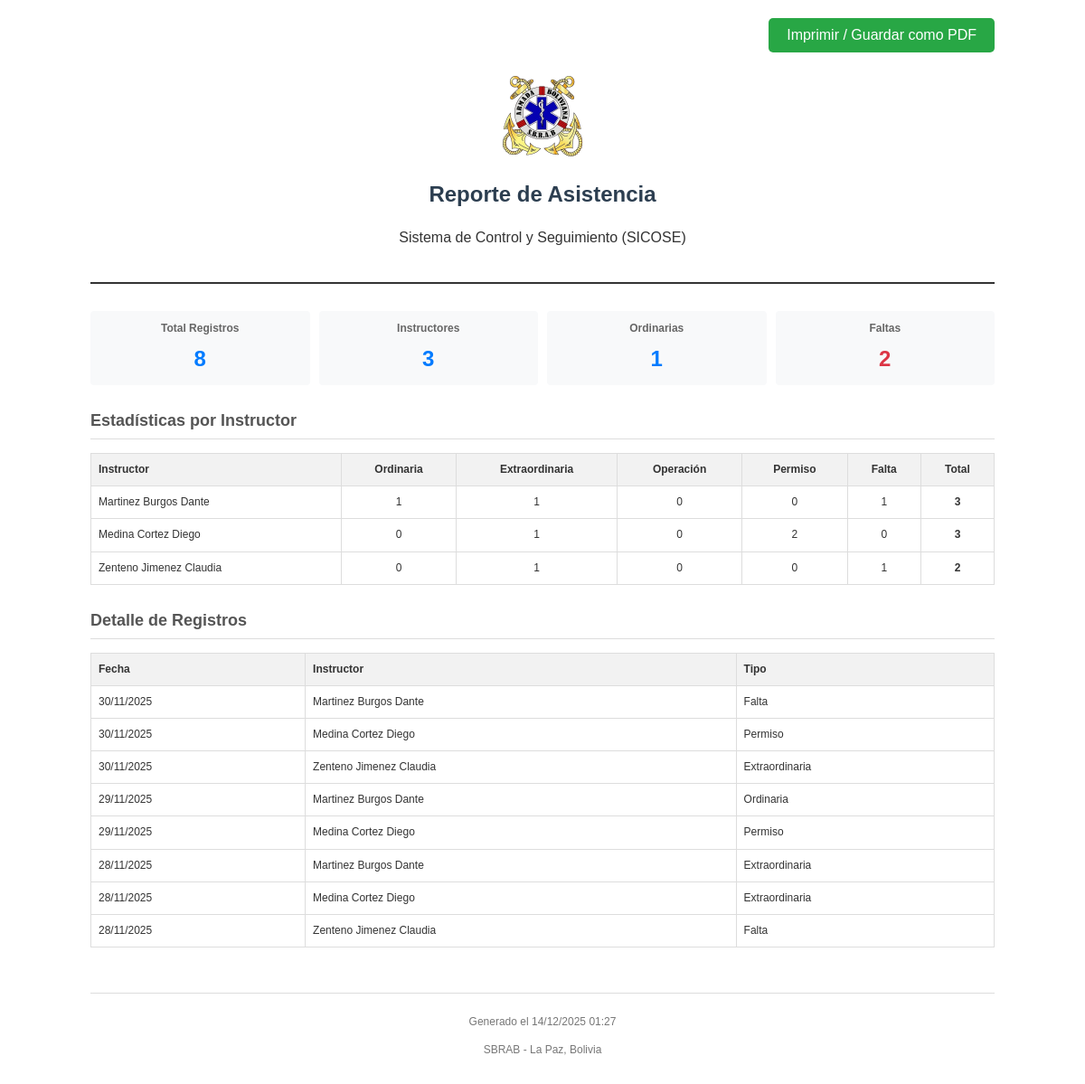
Screenshot of /dashboard/pages/generar_reporte_asis.php with the database file from the repository.
### tables this page shows
CREATE TABLE asistencia (
        id INTEGER PRIMARY KEY AUTOINCREMENT,
        instructor_id INTEGER NOT NULL,
        fecha DATE NOT NULL,
        tipo VARCHAR(50) NOT NULL,
        FOREIGN KEY (instructor_id) REFERENCES instructores(id)
    );

CREATE TABLE instructores (
    id INTEGER PRIMARY KEY AUTOINCREMENT,
    codigo TEXT NOT NULL UNIQUE,
    grado TEXT NOT NULL,
    nombres TEXT NOT NULL,
    apellido_paterno TEXT NOT NULL,
    apellido_materno TEXT NOT NULL,
    cedula TEXT NOT NULL,
    fecha_nacimiento DATE NOT NULL,
    especialidad TEXT NOT NULL,
    estado TEXT NOT NULL
);

### dashboard/pages/generar_reporte_asis.php (the view, shortened to what this page needs)
<?php
require_once 'data/db.php';
$params = [];
$registros = [];
try {
    $sql = "SELECT a.*, i.nombres, i.apellido_paterno, i.apellido_materno
            FROM asistencia a
            INNER JOIN instructores i ON a.instructor_id = i.id";
    $sql .= " ORDER BY a.fecha DESC, i.apellido_paterno ASC";
    $stmt = $pdo->prepare($sql);
    $stmt->execute($params);
    $registros = $stmt->fetchAll(PDO::FETCH_ASSOC);
} catch (PDOException $e) {
    die("Error al cargar datos: " . $e->getMessage());
}
$estadisticas = [];
if (!empty($registros)) {
    foreach ($registros as $registro) {
        $id = $registro['instructor_id'];
        $nombre_completo = $registro['apellido_paterno'] . ' ' . $registro['apellido_materno'] . ' ' . $registro['nombres'];
        if (!isset($estadisticas[$id])) {
            $estadisticas[$id] = [
                'nombre' => $nombre_completo,
                'Ordinaria' => 0,
                'Extraordinaria' => 0,
                'Operación' => 0,
                'Permiso' => 0,
                'Falta' => 0,
                'total' => 0
            ];
        }
        $estadisticas[$id][$registro['tipo']]++;
        $estadisticas[$id]['total']++;
    }
}
?>
<!DOCTYPE html>
<html lang="es">
<head>
</head>
<body>
    <div class="no-print" style="text-align: right;">
        <button onclick="window.print()" class="btn-print">Imprimir / Guardar como PDF</button>
    </div>
    <div class="header">
        <img src="../images/sbrab_escudo.png" alt="Logo SBRAB" class="logo">
        <h1>Reporte de Asistencia</h1>
        <p>Sistema de Control y Seguimiento (SICOSE)</p>
    </div>
    <?php if (!empty($registros)): ?>
        <div class="stats-summary">
            <div class="stat-box">
                <h3>Total Registros</h3>
                <div class="value"><?= count($registros) ?></div>
            </div>
            <div class="stat-box">
                <h3>Instructores</h3>
                <div class="value"><?= count($estadisticas) ?></div>
            </div>
            <div class="stat-box">
                <h3>Ordinarias</h3>
                <div class="value"><?= array_sum(array_column($estadisticas, 'Ordinaria')) ?></div>
            </div>
            <div class="stat-box">
                <h3>Faltas</h3>
                <div class="value" style="color: #dc3545;"><?= array_sum(array_column($estadisticas, 'Falta')) ?></div>
            </div>
        </div>
        <div class="section">
            <h2>Estadísticas por Instructor</h2>
            <table>
                <thead>
                    <tr>
                        <th>Instructor</th>
                        <th style="text-align:center;">Ordinaria</th>
                        <th style="text-align:center;">Extraordinaria</th>
                        <th style="text-align:center;">Operación</th>
                        <th style="text-align:center;">Permiso</th>
                        <th style="text-align:center;">Falta</th>
                        <th style="text-align:center;">Total</th>
                    </tr>
                </thead>
                <tbody>
                    <?php foreach ($estadisticas as $stat): ?>
                        <tr>
                            <td><?= htmlspecialchars($stat['nombre']) ?></td>
                            <td style="text-align:center;"><?= $stat['Ordinaria'] ?></td>
                            <td style="text-align:center;"><?= $stat['Extraordinaria'] ?></td>
                            <td style="text-align:center;"><?= $stat['Operación'] ?></td>
                            <td style="text-align:center;"><?= $stat['Permiso'] ?></td>
                            <td style="text-align:center;"><?= $stat['Falta'] ?></td>
                            <td style="text-align:center;"><strong><?= $stat['total'] ?></strong></td>
                        </tr>
                    <?php endforeach; ?>
                </tbody>
            </table>
        </div>
        <div class="section">
            <h2>Detalle de Registros</h2>
            <table>
                <thead>
                    <tr>
                        <th>Fecha</th>
                        <th>Instructor</th>
                        <th>Tipo</th>
                    </tr>
                </thead>
                <tbody>
                    <?php foreach ($registros as $registro): ?>
                        <tr>
                            <td><?= date('d/m/Y', strtotime($registro['fecha'])) ?></td>
                            <td><?= htmlspecialchars($registro['apellido_paterno'] . ' ' . $registro['apellido_materno'] . ' ' . $registro['nombres']) ?></td>
                            <td><?= htmlspecialchars($registro['tipo']) ?></td>
                        </tr>
                    <?php endforeach; ?>
                </tbody>
            </table>
        </div>
    <?php else: ?>
        <div style="text-align: center; padding: 40px; color: #666;">
            <p>No hay registros de asistencia para mostrar con los filtros aplicados.</p>
        </div>
    <?php endif; ?>
    <div class="footer">
        <p>Generado el <?= date('d/m/Y H:i') ?></p>
        <p>SBRAB - La Paz, Bolivia</p>
    </div>
</body>
</html>

### dashboard/pages/generar_reporte_asis.php (style rules this page uses)
body { font-family: Arial, sans-serif; line-height: 1.6; color: #333; max-width: 1000px; margin: 0 auto; padding: 20px; }
.header { text-align: center; margin-bottom: 30px; border-bottom: 2px solid #333; padding-bottom: 20px; }
.logo { max-width: 100px; margin-bottom: 10px; }
h1 { margin: 0; font-size: 24px; color: #2c3e50; }
h2 { font-size: 18px; color: #555; border-bottom: 1px solid #ddd; padding-bottom: 5px; margin-top: 25px; }
table { width: 100%; border-collapse: collapse; margin-top: 15px; margin-bottom: 20px; }
th, td { border: 1px solid #ddd; padding: 8px; text-align: left; font-size: 12px; }
th { background-color: #f2f2f2; font-weight: bold; }
.footer { margin-top: 50px; text-align: center; font-size: 12px; color: #777; border-top: 1px solid #ddd; padding-top: 10px; }
.btn-print { display: inline-block; background-color: #28a745; color: white; padding: 10px 20px; text-decoration: none; border-radius: 5px; margin-bottom: 20px; cursor: pointer; border: none; font-size: 16px; }
.stats-summary { display: grid; grid-template-columns: repeat(4, 1fr); gap: 10px; margin-bottom: 20px; }
.stat-box { background: #f8f9fa; padding: 10px; border-radius: 4px; text-align: center; }
.stat-box h3 { margin: 0 0 5px 0; font-size: 12px; color: #666; }
.stat-box .value { font-size: 24px; font-weight: bold; color: #007bff; }

### rows the page displays
asistencia: fecha "30/11/2025", instructor.nombres "Martinez Burgos Dante", tipo "Falta"
asistencia: fecha "30/11/2025", instructor.nombres "Medina Cortez Diego", tipo "Permiso"
asistencia: fecha "30/11/2025", instructor.nombres "Zenteno Jimenez Claudia", tipo "Extraordinaria"
asistencia: fecha "29/11/2025", instructor.nombres "Martinez Burgos Dante", tipo "Ordinaria"
asistencia: fecha "29/11/2025", instructor.nombres "Medina Cortez Diego", tipo "Permiso"
asistencia: fecha "28/11/2025", instructor.nombres "Martinez Burgos Dante", tipo "Extraordinaria"
asistencia: fecha "28/11/2025", instructor.nombres "Medina Cortez Diego", tipo "Extraordinaria"
asistencia: fecha "28/11/2025", instructor.nombres "Zenteno Jimenez Claudia", tipo "Falta"

### other values shown
count($registros) "8"
count($estadisticas) "3"
array_sum(array_column($estadisticas, 'Ordinaria')) "1"
array_sum(array_column($estadisticas, 'Falta')) "2"
$stat['nombre'] "Martinez Burgos Dante"
$stat['Ordinaria'] "1"
$stat['Extraordinaria'] "1"
$stat['Operación'] "0"
$stat['Permiso'] "0"
$stat['Falta'] "1"
$stat['total'] "3"
$stat['nombre'] "Medina Cortez Diego"
$stat['Ordinaria'] "0"
$stat['Permiso'] "2"
$stat['Falta'] "0"
